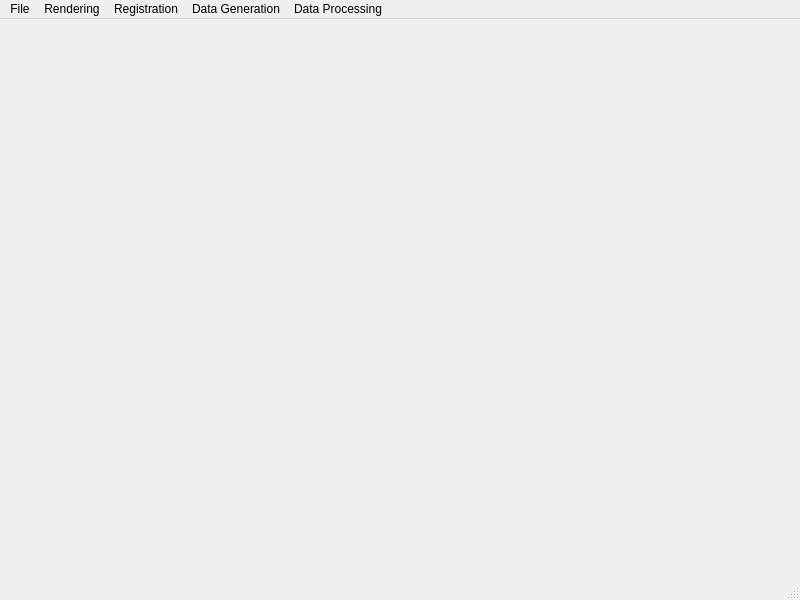
<?xml version="1.0" encoding="UTF-8"?>
<ui version="4.0">
 <class>MainWindow</class>
 <widget class="QMainWindow" name="MainWindow">
  <property name="geometry">
   <rect>
    <x>0</x>
    <y>0</y>
    <width>800</width>
    <height>600</height>
   </rect>
  </property>
  <property name="windowTitle">
   <string>MainWindow</string>
  </property>
  <widget class="QWidget" name="centralwidget"/>
  <widget class="QMenuBar" name="menubar">
   <property name="geometry">
    <rect>
     <x>0</x>
     <y>0</y>
     <width>800</width>
     <height>23</height>
    </rect>
   </property>
   <widget class="QMenu" name="menuFile">
    <property name="title">
     <string>File</string>
    </property>
    <widget class="QMenu" name="menuRecentWorkspaces">
     <property name="title">
      <string>Recent Workspaces</string>
     </property>
    </widget>
    <addaction name="actionSetWorkspace"/>
    <addaction name="menuRecentWorkspaces"/>
   </widget>
   <widget class="QMenu" name="menuRendering">
    <property name="title">
     <string>Rendering</string>
    </property>
    <addaction name="actionIncreasePointSize"/>
    <addaction name="actionDecreasePointSize"/>
    <addaction name="separator"/>
    <addaction name="actionIncreaseLineWidth"/>
    <addaction name="actionDecreaseLineWidth"/>
   </widget>
   <widget class="QMenu" name="menuRegistration">
    <property name="title">
     <string>Registration</string>
    </property>
    <addaction name="actionLoadAxis"/>
    <addaction name="actionSaveAxis"/>
    <addaction name="separator"/>
    <addaction name="actionICP"/>
    <addaction name="actionRefineAxis"/>
    <addaction name="actionGenerateObject"/>
   </widget>
   <widget class="QMenu" name="menuDataGeneration">
    <property name="title">
     <string>Data Generation</string>
    </property>
    <addaction name="actionPointCloudGeneration"/>
    <addaction name="actionRegistrationProcess"/>
    <addaction name="actionDenoise"/>
   </widget>
   <widget class="QMenu" name="menuDataProcessing">
    <property name="title">
     <string>Data Processing</string>
    </property>
    <addaction name="actionDataCompletion"/>
    <addaction name="actionExtractImages"/>
   </widget>
   <addaction name="menuFile"/>
   <addaction name="menuRendering"/>
   <addaction name="menuRegistration"/>
   <addaction name="menuDataGeneration"/>
   <addaction name="menuDataProcessing"/>
  </widget>
  <widget class="QStatusBar" name="statusbar"/>
  <action name="actionSetWorkspace">
   <property name="text">
    <string>Set Workspace</string>
   </property>
   <property name="shortcut">
    <string>Ctrl+W</string>
   </property>
  </action>
  <action name="actionIncreasePointSize">
   <property name="text">
    <string>Increase Point Size</string>
   </property>
   <property name="shortcut">
    <string>Ctrl+Up</string>
   </property>
  </action>
  <action name="actionDecreasePointSize">
   <property name="text">
    <string>Decrease Point Size</string>
   </property>
   <property name="shortcut">
    <string>Ctrl+Down</string>
   </property>
  </action>
  <action name="actionIncreaseLineWidth">
   <property name="text">
    <string>Increase Line Width</string>
   </property>
   <property name="shortcut">
    <string>Ctrl+=</string>
   </property>
  </action>
  <action name="actionDecreaseLineWidth">
   <property name="text">
    <string>Decrease Line Width</string>
   </property>
   <property name="shortcut">
    <string>Ctrl+-</string>
   </property>
  </action>
  <action name="actionICP">
   <property name="text">
    <string>ICP</string>
   </property>
   <property name="shortcut">
    <string>Ctrl+I</string>
   </property>
  </action>
  <action name="actionRefineAxis">
   <property name="text">
    <string>Refine Axis</string>
   </property>
   <property name="shortcut">
    <string>Ctrl+R</string>
   </property>
  </action>
  <action name="actionGenerateObject">
   <property name="text">
    <string>Generate Object</string>
   </property>
   <property name="shortcut">
    <string>Ctrl+G</string>
   </property>
  </action>
  <action name="actionAutoReg">
   <property name="text">
    <string>AutoReg</string>
   </property>
   <property name="shortcut">
    <string>Ctrl+A</string>
   </property>
  </action>
  <action name="actionSaveAxis">
   <property name="text">
    <string>Save Axis</string>
   </property>
   <property name="shortcut">
    <string>Ctrl+S</string>
   </property>
  </action>
  <action name="actionLoadAxis">
   <property name="text">
    <string>Load Axis</string>
   </property>
   <property name="shortcut">
    <string>Ctrl+L</string>
   </property>
  </action>
  <action name="actionPointCloudGeneration">
   <property name="text">
    <string>Point Cloud Generation</string>
   </property>
   <property name="shortcut">
    <string>Alt+G</string>
   </property>
  </action>
  <action name="actionRegistrationProcess">
   <property name="text">
    <string>Registration Process</string>
   </property>
   <property name="shortcut">
    <string>Alt+R</string>
   </property>
  </action>
  <action name="actionDenoise">
   <property name="text">
    <string>Denoise</string>
   </property>
   <property name="shortcut">
    <string>Alt+D</string>
   </property>
  </action>
  <action name="actionDataCompletion">
   <property name="text">
    <string>Data Completion</string>
   </property>
  </action>
  <action name="actionExtractImages">
   <property name="text">
    <string>Extract Images</string>
   </property>
  </action>
 </widget>
 <resources/>
 <connections/>
</ui>
